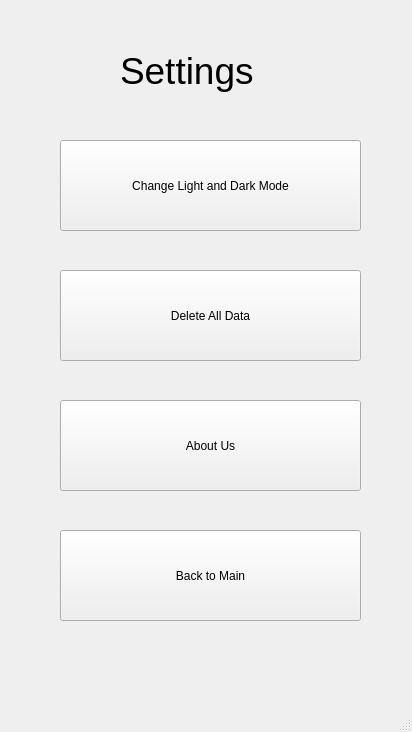
<?xml version="1.0" encoding="UTF-8"?>
<ui version="4.0">
 <class>settings_2</class>
 <widget class="QMainWindow" name="settings_2">
  <property name="geometry">
   <rect>
    <x>0</x>
    <y>0</y>
    <width>412</width>
    <height>732</height>
   </rect>
  </property>
  <property name="windowTitle">
   <string>MainWindow</string>
  </property>
  <widget class="QWidget" name="centralwidget">
   <widget class="QPushButton" name="theme_chager">
    <property name="enabled">
     <bool>true</bool>
    </property>
    <property name="geometry">
     <rect>
      <x>60</x>
      <y>140</y>
      <width>301</width>
      <height>91</height>
     </rect>
    </property>
    <property name="text">
     <string>Change Light and Dark Mode</string>
    </property>
   </widget>
   <widget class="QLabel" name="settings">
    <property name="geometry">
     <rect>
      <x>120</x>
      <y>40</y>
      <width>171</width>
      <height>61</height>
     </rect>
    </property>
    <property name="font">
     <font>
      <pointsize>28</pointsize>
     </font>
    </property>
    <property name="text">
     <string>Settings</string>
    </property>
   </widget>
   <widget class="QPushButton" name="delete_data">
    <property name="enabled">
     <bool>true</bool>
    </property>
    <property name="geometry">
     <rect>
      <x>60</x>
      <y>270</y>
      <width>301</width>
      <height>91</height>
     </rect>
    </property>
    <property name="text">
     <string>Delete All Data</string>
    </property>
   </widget>
   <widget class="QPushButton" name="about_us">
    <property name="enabled">
     <bool>true</bool>
    </property>
    <property name="geometry">
     <rect>
      <x>60</x>
      <y>400</y>
      <width>301</width>
      <height>91</height>
     </rect>
    </property>
    <property name="text">
     <string>About Us</string>
    </property>
   </widget>
   <widget class="QPushButton" name="back_main">
    <property name="enabled">
     <bool>true</bool>
    </property>
    <property name="geometry">
     <rect>
      <x>60</x>
      <y>530</y>
      <width>301</width>
      <height>91</height>
     </rect>
    </property>
    <property name="text">
     <string>Back to Main</string>
    </property>
   </widget>
  </widget>
  <widget class="QMenuBar" name="menubar">
   <property name="geometry">
    <rect>
     <x>0</x>
     <y>0</y>
     <width>412</width>
     <height>26</height>
    </rect>
   </property>
  </widget>
  <widget class="QStatusBar" name="statusbar"/>
 </widget>
 <resources/>
 <connections/>
</ui>
